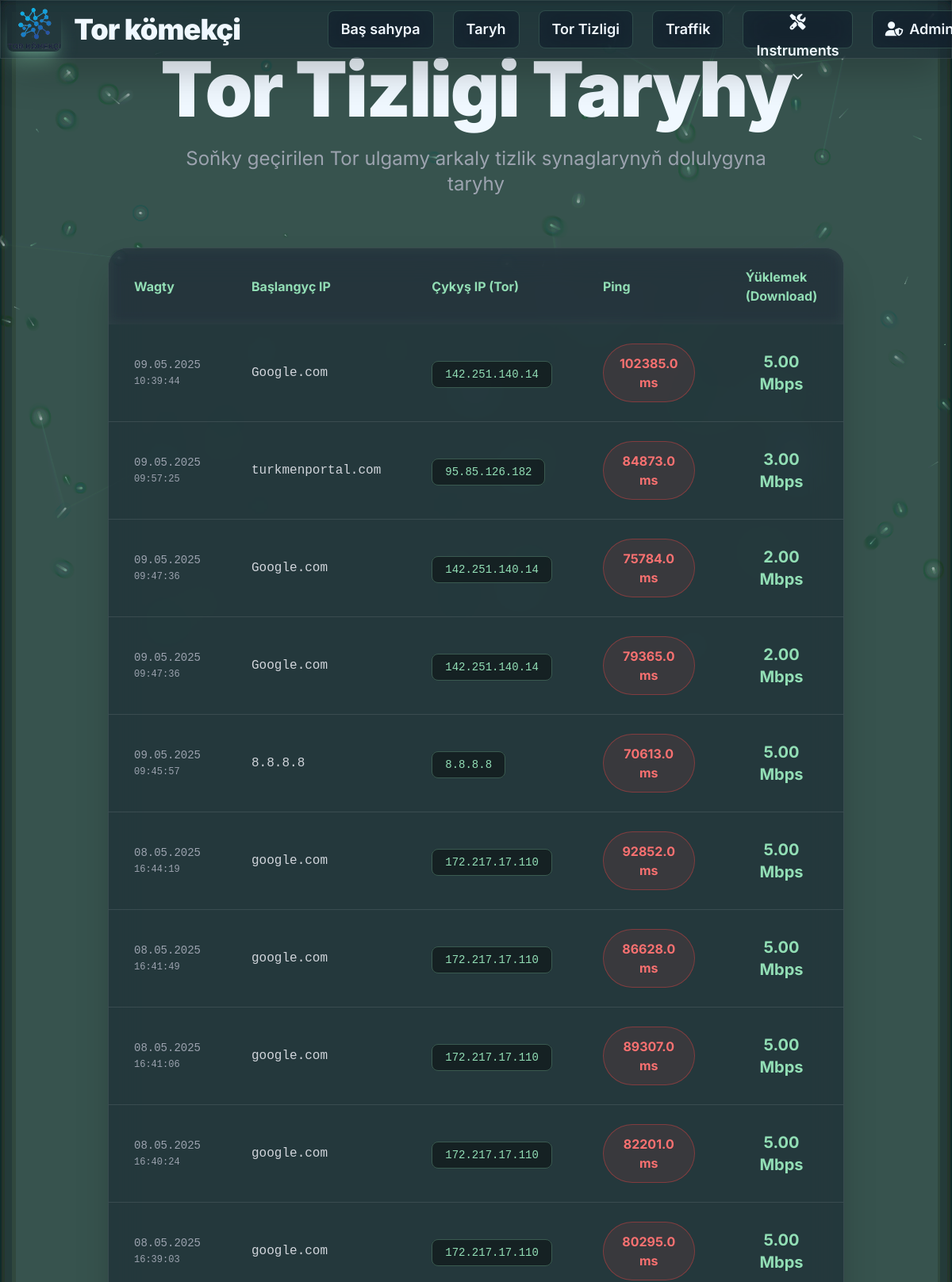
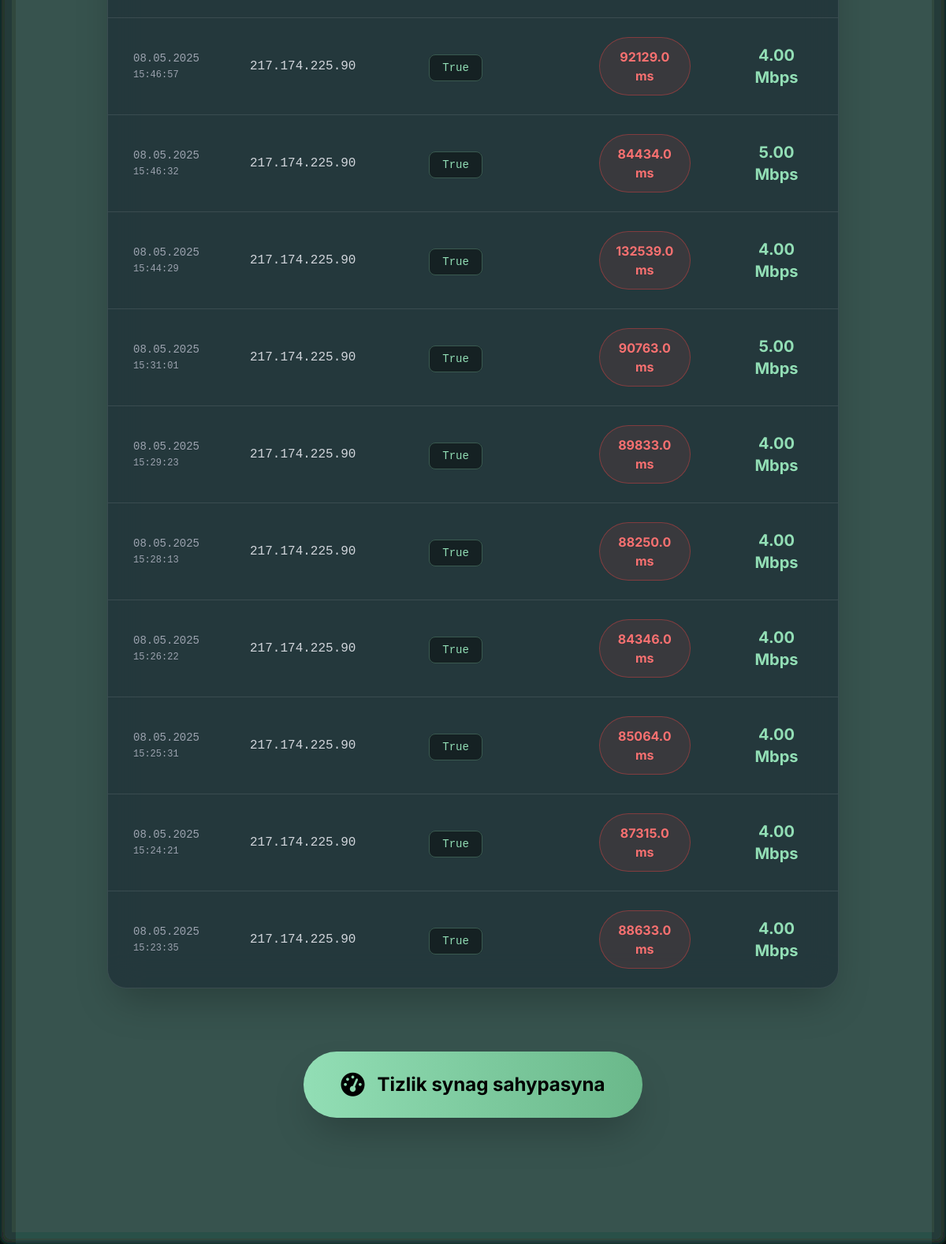
Page /history/ (signed in) on the committed database (2 pictures, top to bottom).
### app/models.py (models this page shows, shortened)
class SpeedTestResult(models.Model):
    ip_address = models.CharField(max_length=100)
    destination_ip = models.CharField(max_length=100, null=True, blank=True)
    ping_ms = models.FloatField(null=True, blank=True)
    download_speed_kbps = models.FloatField(null=True, blank=True)
    upload_speed_kbps = models.FloatField(null=True, blank=True)
    timestamp = models.DateTimeField(default=timezone.now)
    class Meta:
        verbose_name = "Tizlik"
        verbose_name_plural = "Tizliklerin netijesi"

### app/views.py (the view)
# urls.py: path('history/', history_view, name='speed_test_history'),
@login_required
def history_view(request):
    queryset = SpeedTestResult.objects.all().order_by('-timestamp')
    page_obj, paginator = paginate(request, queryset, 20)
    return render(request, 'speed_tester/history.html', {
        'history': page_obj,
        'paginator': paginator,
        'page_obj': page_obj
    })

### app/views.py (called while the page is built)
def paginate(request, queryset, per_page=20):
    paginator = Paginator(queryset, per_page)
    page_number = request.GET.get('page')
    return paginator.get_page(page_number), paginator

### app/templates/speed_tester/history.html (shortened to what this page needs)
{% extends "layouts.html" %}
{% load static %}
{% block content %}
<div class="min-h-screen py-16 px-6">
    <div class="max-w-7xl mx-auto">
        <div class="text-center mb-16">
            <h1 class="text-6xl md:text-8xl font-black text-gradient tracking-tight">
                Tor Tizligi Taryhy
            </h1>
            <p class="mt-6 text-2xl text-gray-400 max-w-3xl mx-auto">
                Soňky geçirilen Tor ulgamy arkaly tizlik synaglarynyň dolulygyna taryhy
            </p>
        </div>
        {% if history %}
        <div class="glass rounded-3xl overflow-hidden border border-white/10 shadow-2xl neon-glow">
            <div class="overflow-x-auto">
                <table class="w-full text-left">
                    <thead class="bg-white/5 backdrop-blur text-gray-300">
                        <tr>
                            <th class="px-8 py-6 font-bold text-[#92DEB5]">Wagty</th>
                            <th class="px-8 py-6 font-bold text-[#92DEB5]">Başlangyç IP</th>
                            <th class="px-8 py-6 font-bold text-[#92DEB5]">Çykyş IP (Tor)</th>
                            <th class="px-8 py-6 font-bold text-[#92DEB5]">Ping</th>
                            <th class="px-8 py-6 font-bold text-[#92DEB5]">Ýüklemek (Download)</th>
                        </tr>
                    </thead>
                    <tbody class="divide-y divide-white/10">
                        {% for result in history %}
                        <tr class="hover:bg-white/5 transition-all duration-300">
                            <td class="px-8 py-6 font-mono text-sm text-gray-400">
                                {{ result.timestamp|date:"d.m.Y" }}<br>
                                <span class="text-xs">{{ result.timestamp|time:"H:i:s" }}</span>
                            </td>
                            <td class="px-8 py-6 font-mono text-gray-300">
                                {{ result.ip_address|default:"Ýok" }}
                            </td>
                            <td class="px-8 py-6">
                                <code class="bg-black/40 px-4 py-2 rounded-lg font-mono text-sm text-[#92DEB5] border border-[#92DEB5]/30">
                                    {{ result.destination_ip|default:"—" }}
                                </code>
                            </td>
                            <td class="px-8 py-6 text-center">
                                {% if result.ping_ms == -1 %}
                                    <span class="inline-flex items-center px-5 py-3 bg-red-500/10 border border-red-500/40 rounded-full text-red-400 font-medium">
                                        Wagt gutardy
                                    </span>
                                {% elif result.ping_ms < 150 %}
                                    <span class="inline-flex items-center px-5 py-3 bg-green-500/10 border border-green-500/40 rounded-full text-green-400 font-bold">
                                        {{ result.ping_ms|floatformat:1 }} ms
                                    </span>
                                {% elif result.ping_ms < 400 %}
                                    <span class="inline-flex items-center px-5 py-3 bg-yellow-500/10 border border-yellow-500/40 rounded-full text-yellow-400 font-bold">
                                        {{ result.ping_ms|floatformat:1 }} ms
                                    </span>
                                {% else %}
                                    <span class="inline-flex items-center px-5 py-3 bg-red-500/10 border border-red-500/40 rounded-full text-red-400 font-bold">
                                        {{ result.ping_ms|floatformat:1 }} ms
                                    </span>
                                {% endif %}
                            </td>
                            <td class="px-8 py-6 text-center font-bold">
                                {% if result.download_speed_kbps > 0 %}
                                    {% widthratio result.download_speed_kbps 1000 1 as mbps %}
                                    {% if result.download_speed_kbps > 1000 %}
                                        <span class="text-[#92DEB5] text-xl">{{ mbps|floatformat:2 }} Mbps</span>
                                    {% else %}
                                        <span class="text-gray-300">{{ result.download_speed_kbps|floatformat:0 }} kbps</span>
                                    {% endif %}
                                {% else %}
                                    <span class="text-gray-600">—</span>
                                {% endif %}
                            </td>
                        </tr>
                        {% endfor %}
                    </tbody>
                </table>
            </div>
        </div>
        {% endif %}
        <div class="text-center mt-20">
            <a href="{% url 'speed_test' %}" class="inline-flex items-center gap-4 px-12 py-6 bg-gradient-to-r from-[#92DEB5] to-[#6ab88a] text-black font-bold text-2xl rounded-full shadow-2xl hover:scale-110 transition-all duration-400">
                <i class="fas fa-tachometer-alt text-3xl"></i>
                Tizlik synag sahypasyna
            </a>
        </div>
    </div>
</div>
{% endblock %}

### app/templates/layouts.html (style rules this page uses)
:root { --green: #92DEB5; --green-dark: #6ab88a; --glow: rgba(146, 222, 181, 0.6); }
body { font-family: 'Inter', sans-serif; background: #0a0e17; color: #f0f8ff; min-height: 100vh; }
.glass { background: rgba(15, 25, 40, 0.45); backdrop-filter: blur(20px); -webkit-backdrop-filter: blur(20px); border: 1px solid rgba(146, 222, 181, 0.2); box-shadow: 0 8px 32px rgba(0, 0, 0, 0.4), 0 0 30px rgba(146, 222, 181, 0.15); }
.neon-glow { box-shadow: 0 0 20px rgba(146, 222, 181, 0.4), 0 0 40px rgba(146, 222, 181, 0.2), inset 0 0 20px rgba(146, 222, 181, 0.08); transition: all 0.4s ease; }

### rows in the picture
SpeedTestResult: timestamp "09.05.2025", timestamp "10:39:44", ip_address "Google.com", destination_ip "142.251.140.14", ping_ms "102385.0", mbps "5.00"
SpeedTestResult: timestamp "09.05.2025", timestamp "09:57:25", ip_address "turkmenportal.com", destination_ip "95.85.126.182", ping_ms "84873.0", mbps "3.00"
SpeedTestResult: timestamp "09.05.2025", timestamp "09:47:36", ip_address "Google.com", destination_ip "142.251.140.14", ping_ms "75784.0", mbps "2.00"
SpeedTestResult: timestamp "09.05.2025", timestamp "09:47:36", ip_address "Google.com", destination_ip "142.251.140.14", ping_ms "79365.0", mbps "2.00"
SpeedTestResult: timestamp "09.05.2025", timestamp "09:45:57", ip_address "8.8.8.8", destination_ip "8.8.8.8", ping_ms "70613.0", mbps "5.00"
SpeedTestResult: timestamp "08.05.2025", timestamp "16:44:19", ip_address "google.com", destination_ip "172.217.17.110", ping_ms "92852.0", mbps "5.00"
SpeedTestResult: timestamp "08.05.2025", timestamp "16:41:49", ip_address "google.com", destination_ip "172.217.17.110", ping_ms "86628.0", mbps "5.00"
SpeedTestResult: timestamp "08.05.2025", timestamp "16:41:06", ip_address "google.com", destination_ip "172.217.17.110", ping_ms "89307.0", mbps "5.00"
SpeedTestResult: timestamp "08.05.2025", timestamp "16:40:24", ip_address "google.com", destination_ip "172.217.17.110", ping_ms "82201.0", mbps "5.00"
SpeedTestResult: timestamp "08.05.2025", timestamp "16:39:03", ip_address "google.com", destination_ip "172.217.17.110", ping_ms "80295.0", mbps "5.00"
SpeedTestResult: timestamp "08.05.2025", timestamp "15:46:57", ip_address "217.174.225.90", destination_ip "True", ping_ms "92129.0", mbps "4.00"
SpeedTestResult: timestamp "08.05.2025", timestamp "15:46:32", ip_address "217.174.225.90", destination_ip "True", ping_ms "84434.0", mbps "5.00"
SpeedTestResult: timestamp "08.05.2025", timestamp "15:44:29", ip_address "217.174.225.90", destination_ip "True", ping_ms "132539.0", mbps "4.00"
SpeedTestResult: timestamp "08.05.2025", timestamp "15:31:01", ip_address "217.174.225.90", destination_ip "True", ping_ms "90763.0", mbps "5.00"
SpeedTestResult: timestamp "08.05.2025", timestamp "15:29:23", ip_address "217.174.225.90", destination_ip "True", ping_ms "89833.0", mbps "4.00"
SpeedTestResult: timestamp "08.05.2025", timestamp "15:28:13", ip_address "217.174.225.90", destination_ip "True", ping_ms "88250.0", mbps "4.00"
SpeedTestResult: timestamp "08.05.2025", timestamp "15:26:22", ip_address "217.174.225.90", destination_ip "True", ping_ms "84346.0", mbps "4.00"
SpeedTestResult: timestamp "08.05.2025", timestamp "15:25:31", ip_address "217.174.225.90", destination_ip "True", ping_ms "85064.0", mbps "4.00"
SpeedTestResult: timestamp "08.05.2025", timestamp "15:24:21", ip_address "217.174.225.90", destination_ip "True", ping_ms "87315.0", mbps "4.00"
SpeedTestResult: timestamp "08.05.2025", timestamp "15:23:35", ip_address "217.174.225.90", destination_ip "True", ping_ms "88633.0", mbps "4.00"
